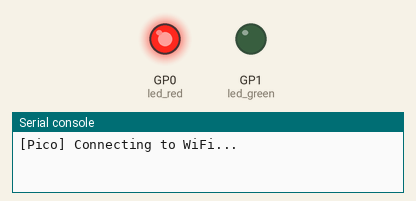
A program run on a simulated Raspberry Pi Pico running MicroPython. Shown: output pins drawn as LEDs (lit = HIGH), the last lines printed to the serial console. WiFi joins after 1.5 s; outgoing connections fail; library files of the repository ran but are not shown: ili9341.py; pins used as bus, display or sensor lines are not drawn.

Above: at 1.0 s.
At 2.0 s:
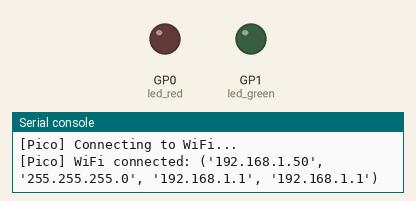
Timing chart, 0 to 3.2 s (numbered marks = the images above):
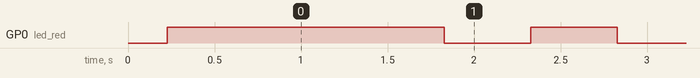

Measured:
- by itself, GP0 (led_red): repeats every 1.0 s: LOW 0.50 s, HIGH 0.50 s

The program:

main.py
```python
import uasyncio as asyncio
import network
from machine import Pin, SPI, ADC
import ili9341

# WiFi + Server
SSID = "Marville_2.4GHz"
PASSWORD = "IronManRIP2019"
SERVER_IP = "192.168.1.138"
PORT_IMAGE, PORT_SENSOR = 12345, 12346

# Display
spi = SPI(0, baudrate=32000000, sck=Pin(18), mosi=Pin(19))
display = ili9341.ILI9341(spi, cs=Pin(17), dc=Pin(20), rst=Pin(21), w=320, h=240, r=3)

# Inputs
buttons = [Pin(i, Pin.IN, Pin.PULL_UP) for i in range(2, 6)]
pots = [ADC(0), ADC(1)]

# Status LEDs
led_green = Pin(1, Pin.OUT)
led_red = Pin(0, Pin.OUT)

# LED control state
status = {
    'wifi_connected': False,
    'talking_to_pi': False,
}

async def led_status_loop():
    while True:
        if not status['wifi_connected']:
            led_red.on()
            led_green.off()
            await asyncio.sleep(0.2)
        elif status['wifi_connected'] and not status['talking_to_pi']:
            led_green.off()
            led_red.toggle()
            await asyncio.sleep(0.5)
        elif status['wifi_connected'] and status['talking_to_pi']:
            led_red.off()
            led_green.on()
            await asyncio.sleep(0.5)

async def connect_wifi():
    wlan = network.WLAN(network.STA_IF)
    wlan.active(True)
    if not wlan.isconnected():
        wlan.connect(SSID, PASSWORD)
        print("[Pico] Connecting to WiFi...")
        for _ in range(20):
            if wlan.isconnected():
                print("[Pico] WiFi connected:", wlan.ifconfig())
                status['wifi_connected'] = True
                return True
            await asyncio.sleep(0.5)
        print("[Pico] WiFi connection failed")
        status['wifi_connected'] = False
        return False
    status['wifi_connected'] = True
    return True

async def receive_image_loop():
    while True:
        try:
            reader, writer = await asyncio.open_connection(SERVER_IP, PORT_IMAGE)
            print("[Pico] Connected to image stream")
            status['talking_to_pi'] = True

            while True:
                try:
                    header = await asyncio.wait_for(reader.readline(), timeout=5)
                    if not header.startswith(b'IMG:'):
                        continue
                    w, h = map(int, header.decode().strip().split(':')[1].split(','))
                    buf = bytearray(w * h * 2)
                    view = memoryview(buf)
                except asyncio.TimeoutError:
                    raise Exception("Timeout waiting for image header")
                except Exception as e:
                    print("[Pico] Header parse error:", e)
                    continue

                read = 0
                while read < len(buf):
                    try:
                        n = await asyncio.wait_for(reader.readinto(view[read:]), timeout=2)
                        if n == 0:
                            raise Exception("Connection closed during image")
                        read += n
                    except asyncio.TimeoutError:
                        raise Exception("Timeout reading image data")

                display._writeblock(0, 0, w - 1, h - 1, buf)

        except Exception as e:
            print("[Pico] Image error:", e)
            status['talking_to_pi'] = False
            await asyncio.sleep(2)

async def send_sensor_loop():
    while True:
        try:
            reader, writer = await asyncio.open_connection(SERVER_IP, PORT_SENSOR)
            print("[Pico] Connected to sensor stream")
            status['talking_to_pi'] = True
            while True:
                btns = [str(int(not b.value())) for b in buttons]
                pots_vals = [str(pots[0].read_u16()), str(65535 - pots[1].read_u16())]
                msg = ",".join(btns + pots_vals) + "\n"
                writer.write(msg.encode())
                await writer.drain()
                await asyncio.sleep(0.1)
        except Exception as e:
            print("[Pico] Sensor error:", e)
            status['talking_to_pi'] = False
            await asyncio.sleep(2)

async def main():
    try:
        asyncio.create_task(led_status_loop())
        if await connect_wifi():
            asyncio.create_task(receive_image_loop())
            asyncio.create_task(send_sensor_loop())
            while True:
                await asyncio.sleep(1)
    except KeyboardInterrupt:
        print("[Pico] KeyboardInterrupt — shutting down")
    finally:
        print("[Pico] Done.")

try:
    asyncio.run(main())
except KeyboardInterrupt:
    print("[Pico] Exiting asyncio event loop")
```
